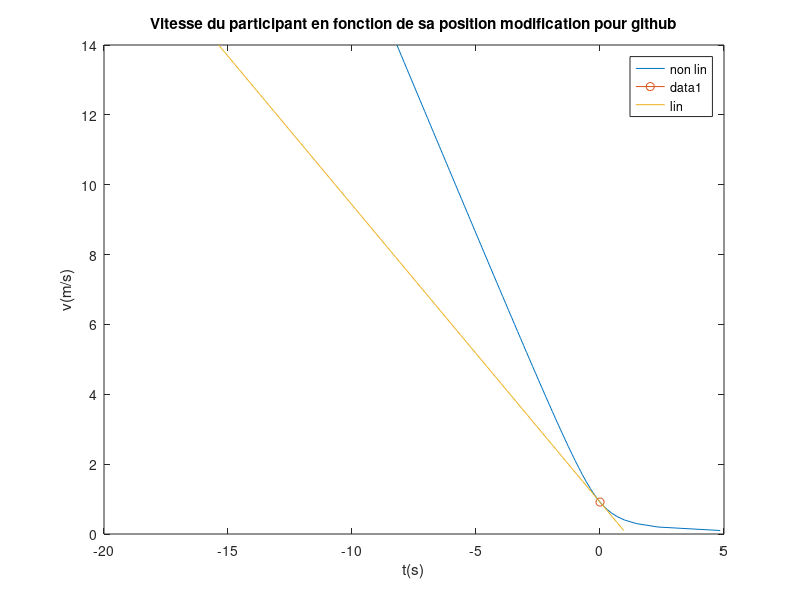

The MATLAB script that drew this image:
%% Vitesse avec et sans frottement m/s
m=80;
g = 9.81;
b=47;
kf=0.95;
v0=0.9137;
v = 0.1:0.1:14;

%vitesse selon position en x avec frottement
hv = (g*(1-kf)./v)-(b.*v./m);
hv0 = (g*(1-kf)./v0)-(b.*v0./m)
hvl = (g*(1-kf)./v0)-(b.*v0./m)+((g*(kf-1)./(v0.^2))-(b./m)).*(v-v0);
hv4 = (g*(1-kf)./v0)-(b.*v0./m)+((g*(kf-1)./(v0.^2))-(b./m)).*(v-v0);
hv45 = (g*(1-kf)./v0)-(b.*v0./m)+((g*(kf-1)./(v0.^2))-(b./m)).*(v-v0);

figure('Name','Vitesse m/s');
plot(hv,v,'DisplayName','non lin')
hold on
plot(hv0,v0,'-o')
hold on
plot(hvl,v,'DisplayName','lin')
xlabel('t(s)')
ylabel('v(m/s)')
title('Vitesse du participant en fonction de sa position modification pour github')
legend

%% lignes de test vincent r github

% alright j'pense ça marche lets goooo
